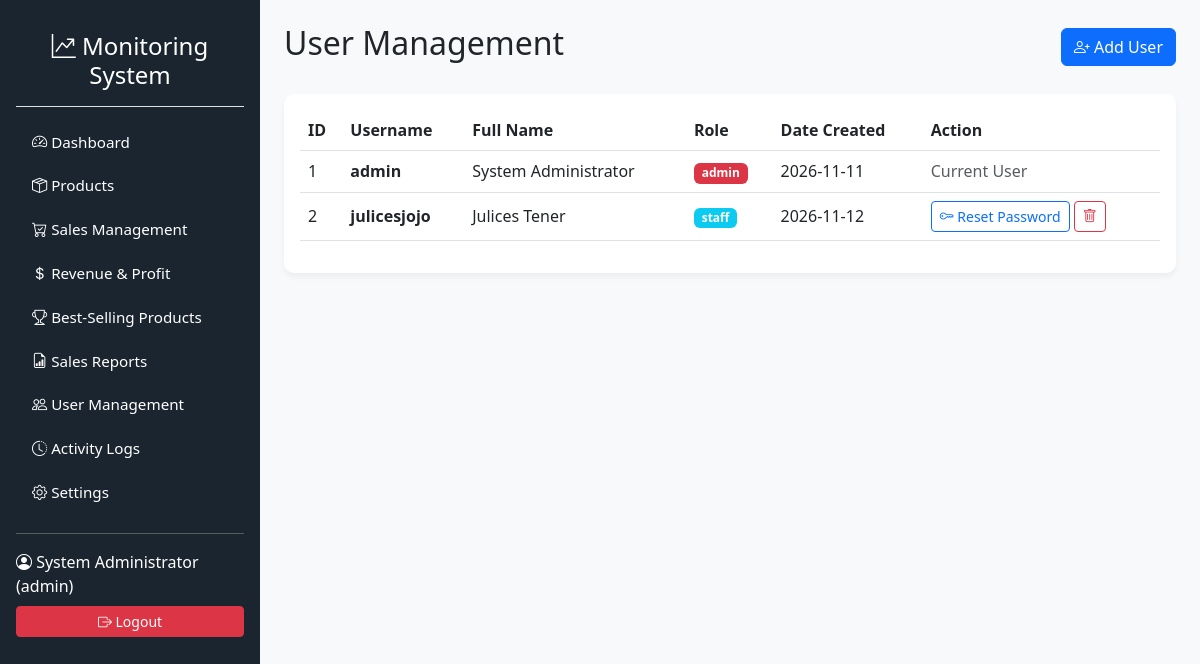
The app's page /users (signed in) with its own data.
### models.py (models this page shows, shortened)
class User(UserMixin, db.Model):
    __tablename__ = 'users'
    id = db.Column(db.Integer, primary_key=True)
    username = db.Column(db.String(80), unique=True, nullable=False)
    password_hash = db.Column(db.String(255), nullable=False)
    full_name = db.Column(db.String(120), nullable=False)
    role = db.Column(db.String(20), nullable=False, default='staff') # 'admin' or 'staff'
    date_created = db.Column(db.DateTime, default=datetime.utcnow)
    must_change_password = db.Column(db.Boolean, default=False)

### routes/users.py (the view)
@users_bp.route('/users')
@login_required
def index():
    if current_user.role != 'admin':
        flash('Access restricted to administrators only.', 'danger')
        return redirect(url_for('dashboard.index'))
    users = User.query.all()
    return render_template('users.html', users=users)

### app.py (called while the page is built)
@login_manager.user_loader
def load_user(user_id):
    return User.query.get(int(user_id))

### routes/auth.py (called while the page is built)
@auth_bp.before_app_request
def require_password_change():
    if current_user.is_authenticated and current_user.must_change_password:
        allowed_endpoints = [
            'auth.change_password',
            'auth.logout',
            'static'
        ]
        if request.endpoint not in allowed_endpoints:
            return redirect(url_for('auth.change_password'))

### templates/users.html (shortened to what this page needs)
{% extends "base.html" %}
{% block content %}
<div class="d-flex justify-content-between align-items-center mb-4">
    <h2>User Management</h2>
    <button class="btn btn-primary" data-bs-toggle="modal" data-bs-target="#addUserModal">
        <i class="bi bi-person-plus"></i> Add User
    </button>
</div>
<div class="card p-3">
    <div class="table-responsive">
        <table class="table table-hover align-middle">
            <thead>
                <tr>
                    <th>ID</th>
                    <th>Username</th>
                    <th>Full Name</th>
                    <th>Role</th>
                    <th>Date Created</th>
                    <th>Action</th>
                </tr>
            </thead>
            <tbody>
                {% for u in users %}
                <tr>
                    <td>{{ u.id }}</td>
                    <td><strong>{{ u.username }}</strong></td>
                    <td>{{ u.full_name }}</td>
                    <td>
                        <span class="badge {% if u.role == 'admin' %}bg-danger{% else %}bg-info{% endif %}">
                            {{ u.role }}
                        </span>
                    </td>
                    <td>{{ u.date_created.strftime('%Y-%m-%d') }}</td>
                    <td>
                        {% if u.id != current_user.id %}
                            {% if u.role == 'staff' %}
                            <button class="btn btn-sm btn-outline-primary"
                                    data-bs-toggle="modal"
                                    data-bs-target="#resetModal{{ u.id }}">
                                <i class="bi bi-key"></i> Reset Password
                            </button>
                            {% endif %}
                            <form action="{{ url_for('users.delete_user', id=u.id) }}"
                                  method="POST"
                                  class="d-inline"
                                  onsubmit="return confirm('Delete this user?');">
                                <button type="submit" class="btn btn-sm btn-outline-danger">
                                    <i class="bi bi-trash"></i>
                                </button>
                            </form>
                        {% else %}
                            <span class="text-muted">Current User</span>
                        {% endif %}
                    </td>
                </tr>
                {% endfor %}
            </tbody>
        </table>
    </div>
</div>
{% endblock %}

### templates/base.html (shortened to what this page needs)
<!DOCTYPE html>
<html lang="en">
<head>
    <link href="https://cdn.jsdelivr.net/npm/bootstrap@5.3.0/dist/css/bootstrap.min.css" rel="stylesheet">
    <link href="https://cdn.jsdelivr.net/npm/bootstrap-icons@1.10.0/font/bootstrap-icons.css" rel="stylesheet">
    <link rel="stylesheet" href="{{ url_for('static', filename='css/style.css') }}">
</head>
<body>
    <div class="d-flex">
        <nav class="sidebar bg-dark text-white p-3">
            <h4 class="text-center py-3 border-bottom"><i class="bi bi-graph-up-arrow"></i> Monitoring System</h4>
            <ul class="nav nav-pills flex-column mb-auto mt-3">
                <li class="nav-item"><a href="{{ url_for('dashboard.index') }}" class="nav-link text-white"><i class="bi bi-speedometer2"></i> Dashboard</a></li>
                <li><a href="{{ url_for('products.index') }}" class="nav-link text-white"><i class="bi bi-box-seam"></i> Products</a></li>
                <li><a href="{{ url_for('sales.index') }}" class="nav-link text-white"><i class="bi bi-cart-check"></i> Sales Management</a></li>
                <li><a href="{{ url_for('reports.revenue') }}" class="nav-link text-white"><i class="bi bi-currency-dollar"></i> Revenue & Profit</a></li>
                <li><a href="{{ url_for('reports.best_sellers') }}" class="nav-link text-white"><i class="bi bi-trophy"></i> Best-Selling Products</a></li>
                <li><a href="{{ url_for('reports.reports') }}" class="nav-link text-white"><i class="bi bi-file-earmark-bar-graph"></i> Sales Reports</a></li>
                {% if current_user.role == 'admin' %}
<li>
    <a href="{{ url_for('users.index') }}" class="nav-link text-white">
        <i class="bi bi-people"></i> User Management
    </a>
</li>
<li>
    <a href="{{ url_for('users.activity_logs') }}" class="nav-link text-white">
        <i class="bi bi-clock-history"></i> Activity Logs
    </a>
</li>
{% endif %}
                <li><a href="{{ url_for('users.settings') }}" class="nav-link text-white"><i class="bi bi-gear"></i> Settings</a></li>
            </ul>
            <hr>
            <div class="dropdown">
                <span class="d-block mb-2"><i class="bi bi-person-circle"></i> {{ current_user.full_name }} ({{ current_user.role }})</span>
                <a href="{{ url_for('auth.logout') }}" class="btn btn-danger btn-sm w-100"><i class="bi bi-box-arrow-right"></i> Logout</a>
            </div>
        </nav>
        <main class="content flex-grow-1 p-4">
            {% block content %}{% endblock %}
        </main>
    </div>
</body>
</html>

### static/css/style.css (style rules this page uses)
body { background-color: #f4f6f9; font-family: 'Segoe UI', Tahoma, Geneva, Verdana, sans-serif; }
.sidebar { width: 260px; min-height: 100vh; background-color: #1a252f !important; }
.sidebar .nav-link { font-size: 0.95rem; margin-bottom: 5px; border-radius: 5px; transition: all 0.2s; }
.content { background-color: #f8f9fa; min-height: 100vh; }
.card { border: none; border-radius: 10px; box-shadow: 0 4px 6px rgba(0,0,0,0.05); }

### records on screen
User: full_name "System Administrator", role "admin", id "1", username "admin", date_created "2026-11-11", shows "Current User"
User: id "2", username "julicesjojo", full_name "Julices Tener", role "staff", date_created "2026-11-12"
